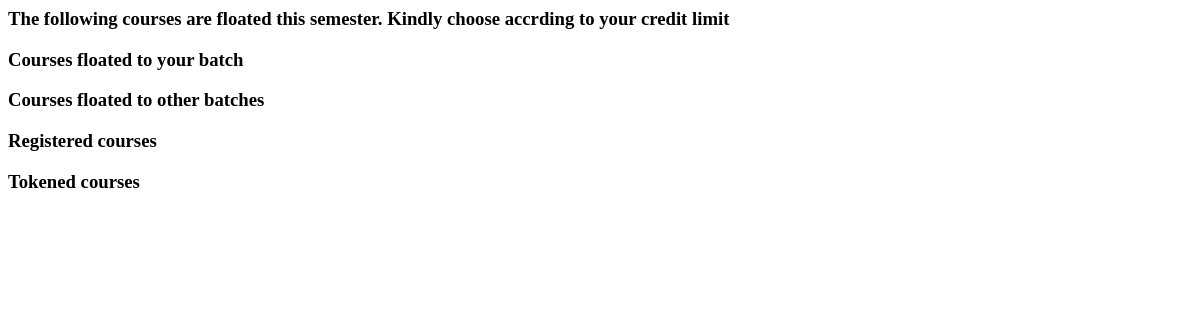
/studentportal/register_courses (signed in), run on an earlier commit of the app's database.
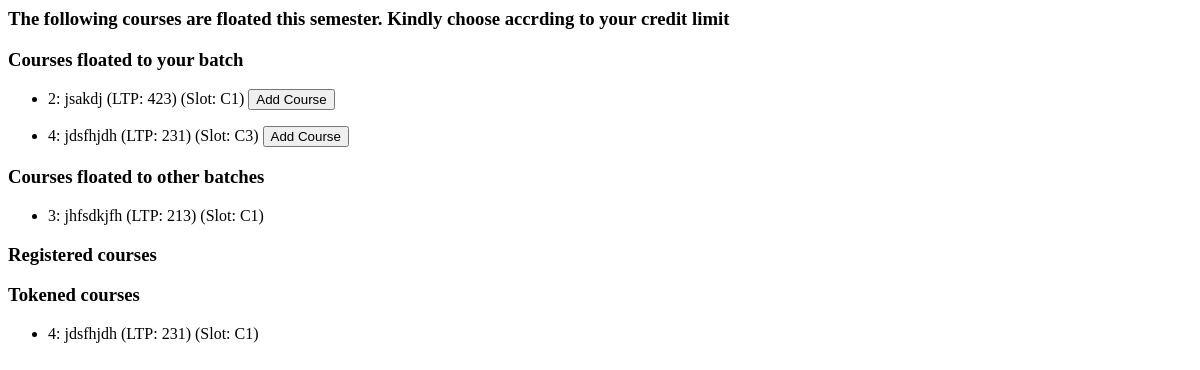
And on a later commit of the database.
### studentportal/models.py (models this page shows, shortened)
class teaches(models.Model):
	faculty_id=models.ForeignKey(faculty,on_delete=models.CASCADE)
	course_id=models.ForeignKey(course,on_delete=models.CASCADE)
	semester=models.IntegerField(default=1, validators=[MaxValueValidator(2),MinValueValidator(1)])
	year=models.IntegerField()
	slot=models.CharField(max_length=2)
	min_cgpa_constraint=models.DecimalField(decimal_places=2,max_digits=3)
	batch = models.ManyToManyField(batch)
	class Meta:
		unique_together=('faculty_id','course_id','semester','year','slot')

class course(models.Model):
	course_id=models.CharField(max_length=25,primary_key=True)
	credit_struct=models.CharField(max_length=25)
	title=models.CharField(max_length=40)
	dept_id=models.ForeignKey(department,on_delete=models.CASCADE)

### studentportal/views.py (the view)
def register_courses(request, error_message=None):
	if request.session.has_key('student_id'):
		student_id=request.session['student_id']
		template = loader.get_template('studentportal/register_courses.html')
		student_obj = student.objects.get(student_id = student_id)
		current_year = now.year
		if student_obj.current_sem == 2:
			current_year = current_year - 1
		to_your_batch = []
		to_other_batch = []
		teaches_objs = teaches.objects.filter(year = current_year, semester = student_obj.current_sem)
		for teaches_t in teaches_objs:
			for batch_t in teaches_t.batch.all():
				if batch_t.dept == student_obj.dept_id and batch_t.year == student_obj.current_year:
					if teaches_t in to_other_batch:
						to_other_batch.remove(teaches_t)
					if teaches_t not in to_your_batch:
						to_your_batch.append(teaches_t)
				elif teaches_t not in to_your_batch and teaches_t not in to_other_batch:
						to_other_batch.append(teaches_t)
		successful_registered = []
		tokened = []
		success_reg_obj = successfull_register.objects.filter(student_id = student_obj)
		for success_reg_objs in success_reg_obj:
			if success_reg_objs.teaches in to_your_batch:
				to_your_batch.remove(success_reg_objs.teaches)
			successful_registered.append(success_reg_objs.teaches)
		tokened_obj = token.objects.filter(student_obj = student_obj)
		for tokened_objs in tokened_obj:
			if tokened_objs.teaches in to_your_batch:
				to_your_batch.remove(tokened_objs.teaches)
			elif tokened_objs.teaches in to_other_batch:
				to_other_batch.remove(tokened_objs.teaches)
			tokened.append(tokened_objs.teaches)
		context = {'student_obj':student_obj,
			'to_your_batch': to_your_batch,
			'to_other_batch': to_other_batch,
		 	'successful_registered': successful_registered,
		 	'tokened': tokened,
		 	'error_message': error_message
		}
		return HttpResponse(template.render(context,request))
	else:
		return redirect('/studentportal/')

### studentportal/templates/studentportal/register_courses.html (shortened to what this page needs)
<h3>The following courses are floated this semester. Kindly choose accrding to your credit limit</h3>
<h3>Courses floated to your batch</h3>
<ul>
{% for to_your_batch_objs in to_your_batch%}
<form action="{% url 'studentportal:add_course_batch'%}" method="post">
	<li>{{to_your_batch_objs.course_id.course_id}}: {{to_your_batch_objs.course_id.title}} (LTP: {{to_your_batch_objs.course_id.credit_struct}}) (Slot: {{to_your_batch_objs.slot}})
	<button type="submit" name="Add_Course" value="{{to_your_batch_objs.faculty_id.faculty_id}}+{{to_your_batch_objs.course_id.course_id}}+{{to_your_batch_objs.semester}}+{{to_your_batch_objs.year}}+{{to_your_batch_objs.slot}}">Add Course</button>
	</li>
</form>
{% endfor %}
</ul>
<h3>Courses floated to other batches</h3>
<ul>
{% for to_other_batch_objs in to_other_batch%}
<li>{{to_other_batch_objs.course_id.course_id}}: {{to_other_batch_objs.course_id.title}} (LTP: {{to_other_batch_objs.course_id.credit_struct}}) (Slot: {{to_other_batch_objs.slot}})</li>
{% endfor %}
</ul>
<h3>Registered courses</h3>
<h3>Tokened courses</h3>
<ul>
{% for tokened_objs in tokened%}
<li>{{tokened_objs.course_id.course_id}}: {{tokened_objs.course_id.title}} (LTP: {{tokened_objs.course_id.credit_struct}}) (Slot: {{tokened_objs.slot}})</li>
{% endfor %}
</ul>

What changed in the data, as far as the page shows it:
added teaches: course_id.course_id "2", course_id "jsakdj", course_id.credit_struct "423", slot "C1", shown under "Courses floated to your batch"
added teaches: course_id.course_id "4", course_id "jdsfhjdh", course_id.credit_struct "231", slot "C3", shown under "Courses floated to your batch"
added teaches: course_id.course_id "3", course_id "jhfsdkjfh", course_id.credit_struct "213", slot "C1", shown under "Courses floated to other batches"
added teaches: course_id.course_id "4", course_id "jdsfhjdh", course_id.credit_struct "231", slot "C1", shown under "Tokened courses"
